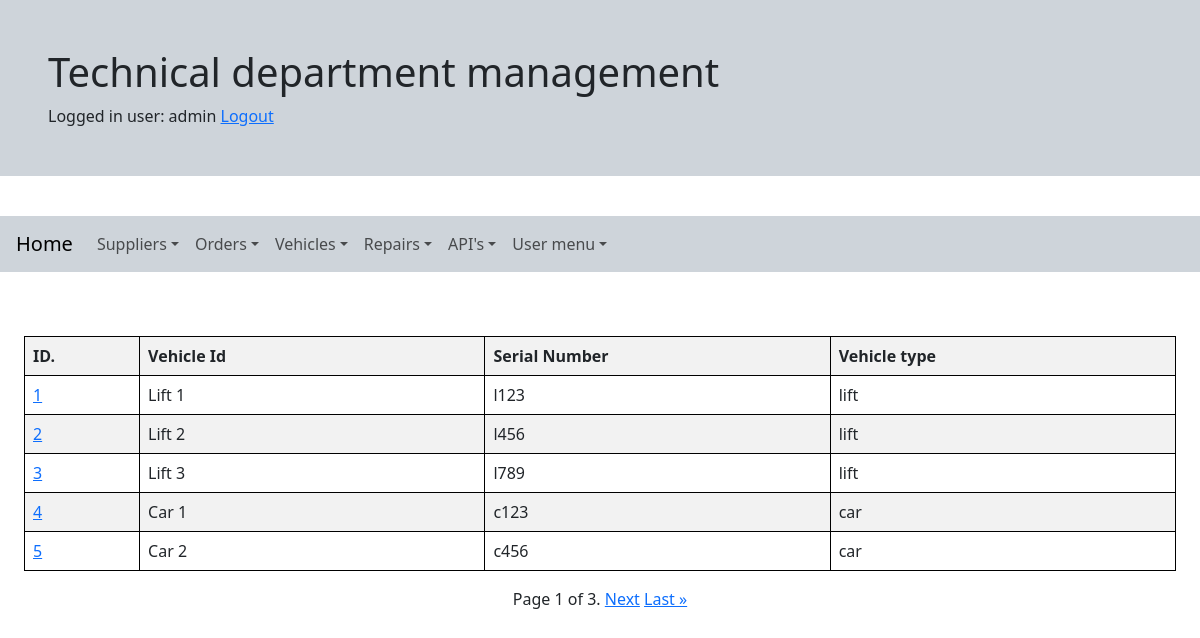
Page /vehicle_list/ (signed in) on the committed database.
### accounts/models.py (models this page shows)
class CustomUser(AbstractUser):
    is_technician = models.BooleanField(default=False, null=True)
    is_orderer = models.BooleanField(default=False, null=True)
    is_observer = models.BooleanField(default=False, null=True)
    def __str__(self):
        return self.username

### workshop/models.py (models this page shows, shortened)
class Vehicle(models.Model):
    vehicle_id = models.CharField(max_length=30, null=False, unique=True)
    vehicle_sn = models.CharField(max_length=30, unique=True)
    vehicle_type = models.CharField(max_length=30)

### workshop/views.py (the view)
# urls.py: path('vehicle_list/', login_required(VehicleListView.as_view()), name='vehicle_list'),
class VehicleListView(ListView):
  paginate_by = 5
  model = Vehicle
  template_name = "vehicle_list.html"

### templates/workshop/vehicle_list.html (shortened to what this page needs)
{% extends "base.html" %}
{% block content %}
<div class="container-fluid">
    {% if vehicle_list %}
    <div class="table-responsive">
        <table class="table table-striped" style="border:1px solid black">
            <tr>
                <div class="col-sm-1">
                    <th style="border:1px solid black; width: 10%">ID.</th>
                </div>
                <div class="col-sm-2">
                    <th style="border:1px solid black; width: 30%">Vehicle Id</th>
                </div>
                <div class="col-sm-2">
                    <th style="border:1px solid black; width: 30%">Serial Number</th>
                </div>
                <div class="col-sm-5">
                    <th style="border:1px solid black; width: 30%">Vehicle type</th>
                </div>
            </tr>
            {% for vehicle in vehicle_list %}
            <tr>
                <div class="col-1">
                    <td style="border:1px solid black"><a
                            href="{% url 'vehicle_detail' vehicle.pk %}">{{vehicle.pk}}</a>
                    </td>
                </div>
                <div class="col-2">
                    <td style="border:1px solid black">{{ vehicle.vehicle_id }}</td>
                </div>
                <div class="col-2">
                    <td style="border:1px solid black">{{ vehicle.vehicle_sn }}</td>
                </div>
                <div class="col-5">
                    <td style="border:1px solid black">{{ vehicle.vehicle_type }}</td>
                </div>
            </tr>
            {% endfor %}
        </table>
    </div>
    {% include "pagination.html" %}
    {% else %}
    <div style="text-align: center">
        <h3>Vehicle list is empty.</h3>
    </div>
    {% endif %}
</div>
{% endblock %}

### templates/base.html (shortened to what this page needs)
{% load static %}
<html lang="en">
<head>
  <link href="https://cdn.jsdelivr.net/npm/bootstrap@5.3.0/dist/css/bootstrap.min.css" rel="stylesheet"
>
</head>
<div class="row mb-2">
  <div class="p-5 mb-4 bg-dark-subtle rounded-3">
    <div class="container" style="align-content: center">
      <h1>Technical department management</h1>
    </div>
    <div class="container" style="align-content: center">
      <span>
        {% if request.user.is_authenticated %}
        Logged in user: {{ request.user }}
        <a href="{% url  'logout' %}">Logout</a>
        {% else %}
        <a href="{% url 'login' %}">Login</a>
        {% endif %}
      </span>
    </div>
  </div>
</div>
<div class="row p-2 mb-2 ">
  <nav class="navbar navbar-expand-lg bg-dark-subtle p-2 mb-4">
    <div class="container-fluid">
      <a class="navbar-brand" href="{% url 'index' %}">Home</a>
      <div class="collapse navbar-collapse" id="myNavBar">
        <ul class="navbar-nav me-auto mb-2 mb-lg-0">
          <li class="nav-item dropdown">
            <a class="nav-link dropdown-toggle" data-bs-toggle="dropdown" href="#" role="button"
              aria-expanded="false">Suppliers</a>
          </li>
          <li class="nav-item dropdown">
            <a class="nav-link dropdown-toggle" data-bs-toggle="dropdown" href="#" role="button"
              aria-expanded="false">Orders</a>
          </li>
          <li class="nav-item dropdown">
            <a class="nav-link dropdown-toggle" data-bs-toggle="dropdown" href="#" role="button"
              aria-expanded="false">Vehicles</a>
          </li>
          <li class="nav-item dropdown">
            <a class="nav-link dropdown-toggle" data-bs-toggle="dropdown" href="#" role="button"
              aria-expanded="false">Repairs</a>
          </li>
          <li class="nav-item dropdown">
            <a class="nav-link dropdown-toggle" data-bs-toggle="dropdown" href="#" role="button"
              aria-expanded="false">API's</a>
          </li>
          <li class="nav-item dropdown">
            <a class="nav-link dropdown-toggle" data-bs-toggle="dropdown" href="#" role="button"
              aria-expanded="false">User menu</a>
          </li>
        </ul>
      </div>
    </div>
  </nav>
</div>
<div class="row p-4 mb-2">
  {% block content %}{% endblock %}
</div>
</body>
</html>

### rows in the picture
CustomUser: user "admin"
Vehicle: pk "1", vehicle_id "Lift 1", vehicle_sn "l123", vehicle_type "lift"
Vehicle: pk "2", vehicle_id "Lift 2", vehicle_sn "l456", vehicle_type "lift"
Vehicle: pk "3", vehicle_id "Lift 3", vehicle_sn "l789", vehicle_type "lift"
Vehicle: pk "4", vehicle_id "Car 1", vehicle_sn "c123", vehicle_type "car"
Vehicle: pk "5", vehicle_id "Car 2", vehicle_sn "c456", vehicle_type "car"

### other values in the picture
{{ page_obj.number }} "1"
{{ page_obj.paginator.num_pages }} "3"
